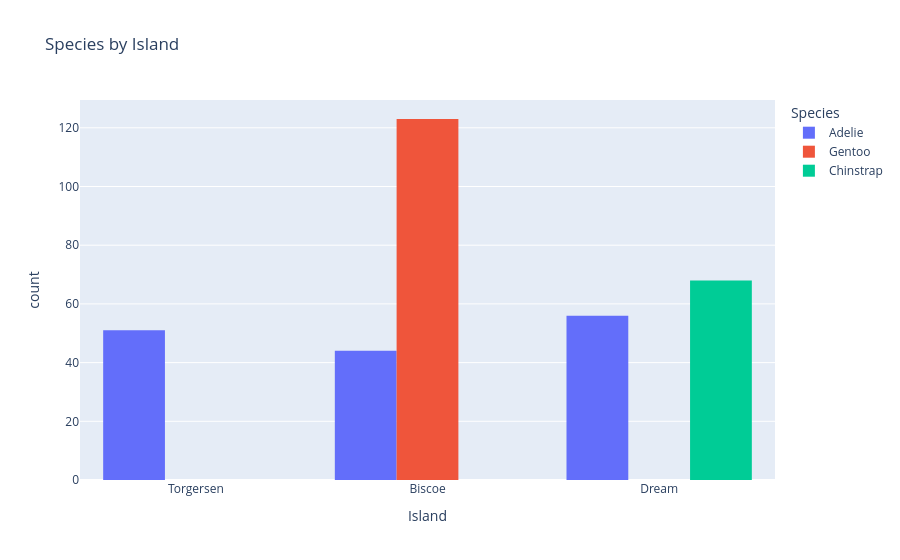

Here is the notebook cell this chart was saved with:
### Code cell
fig = px.histogram(df,
                   x="Island",
                   color="Species",
                   barmode="group",
                   title="Species by Island")
fig.show()

### Figure 1 — Plotly figure (JSON) as saved in the notebook; plotly's stock layout.template omitted (floating-point values rounded to 4 significant figures; data arrays with more than 128 entries replaced by an {"elided": "..."} marker saying what was removed)
{"data": [{"alignmentgroup": "True", "bingroup": "x", "hovertemplate": "Species=Adelie<br>Island=%{x}<br>count=%{y}<extra></extra>", "legendgroup": "Adelie", "marker": {"color": "#636efa", "pattern": {"shape": ""}}, "name": "Adelie", "offsetgroup": "Adelie", "orientation": "v", "showlegend": true, "type": "histogram", "x": {"elided": "151 str values"}, "xaxis": "x", "yaxis": "y"}, {"alignmentgroup": "True", "bingroup": "x", "hovertemplate": "Species=Gentoo<br>Island=%{x}<br>count=%{y}<extra></extra>", "legendgroup": "Gentoo", "marker": {"color": "#EF553B", "pattern": {"shape": ""}}, "name": "Gentoo", "offsetgroup": "Gentoo", "orientation": "v", "showlegend": true, "type": "histogram", "x": ["Biscoe", "Biscoe", "Biscoe", "Biscoe", "Biscoe", "Biscoe", "Biscoe", "Biscoe", "Biscoe", "Biscoe", "Biscoe", "Biscoe", "Biscoe", "Biscoe", "Biscoe", "Biscoe", "Biscoe", "Biscoe", "Biscoe", "Biscoe", "Biscoe", "Biscoe", "Biscoe", "Biscoe", "Biscoe", "Biscoe", "Biscoe", "Biscoe", "Biscoe", "Biscoe", "Biscoe", "Biscoe", "Biscoe", "Biscoe", "Biscoe", "Biscoe", "Biscoe", "Biscoe", "Biscoe", "Biscoe", "Biscoe", "Biscoe", "Biscoe", "Biscoe", "Biscoe", "Biscoe", "Biscoe", "Biscoe", "Biscoe", "Biscoe", "Biscoe", "Biscoe", "Biscoe", "Biscoe", "Biscoe", "Biscoe", "Biscoe", "Biscoe", "Biscoe", "Biscoe", "Biscoe", "Biscoe", "Biscoe", "Biscoe", "Biscoe", "Biscoe", "Biscoe", "Biscoe", "Biscoe", "Biscoe", "Biscoe", "Biscoe", "Biscoe", "Biscoe", "Biscoe", "Biscoe", "Biscoe", "Biscoe", "Biscoe", "Biscoe", "Biscoe", "Biscoe", "Biscoe", "Biscoe", "Biscoe", "Biscoe", "Biscoe", "Biscoe", "Biscoe", "Biscoe", "Biscoe", "Biscoe", "Biscoe", "Biscoe", "Biscoe", "Biscoe", "Biscoe", "Biscoe", "Biscoe", "Biscoe", "Biscoe", "Biscoe", "Biscoe", "Biscoe", "Biscoe", "Biscoe", "Biscoe", "Biscoe", "Biscoe", "Biscoe", "Biscoe", "Biscoe", "Biscoe", "Biscoe", "Biscoe", "Biscoe", "Biscoe", "Biscoe", "Biscoe", "Biscoe", "Biscoe", "Biscoe", "Biscoe"], "xaxis": "x", "yaxis": "y"}, {"alignmentgroup": "True", "bingroup": "x", "hovertemplate": "Species=Chinstrap<br>Island=%{x}<br>count=%{y}<extra></extra>", "legendgroup": "Chinstrap", "marker": {"color": "#00cc96", "pattern": {"shape": ""}}, "name": "Chinstrap", "offsetgroup": "Chinstrap", "orientation": "v", "showlegend": true, "type": "histogram", "x": ["Dream", "Dream", "Dream", "Dream", "Dream", "Dream", "Dream", "Dream", "Dream", "Dream", "Dream", "Dream", "Dream", "Dream", "Dream", "Dream", "Dream", "Dream", "Dream", "Dream", "Dream", "Dream", "Dream", "Dream", "Dream", "Dream", "Dream", "Dream", "Dream", "Dream", "Dream", "Dream", "Dream", "Dream", "Dream", "Dream", "Dream", "Dream", "Dream", "Dream", "Dream", "Dream", "Dream", "Dream", "Dream", "Dream", "Dream", "Dream", "Dream", "Dream", "Dream", "Dream", "Dream", "Dream", "Dream", "Dream", "Dream", "Dream", "Dream", "Dream", "Dream", "Dream", "Dream", "Dream", "Dream", "Dream", "Dream", "Dream"], "xaxis": "x", "yaxis": "y"}], "layout": {"barmode": "group", "legend": {"title": {"text": "Species"}, "tracegroupgap": 0}, "title": {"text": "Species by Island"}, "xaxis": {"anchor": "y", "domain": [0, 1], "title": {"text": "Island"}}, "yaxis": {"anchor": "x", "domain": [0, 1], "title": {"text": "count"}}}}
